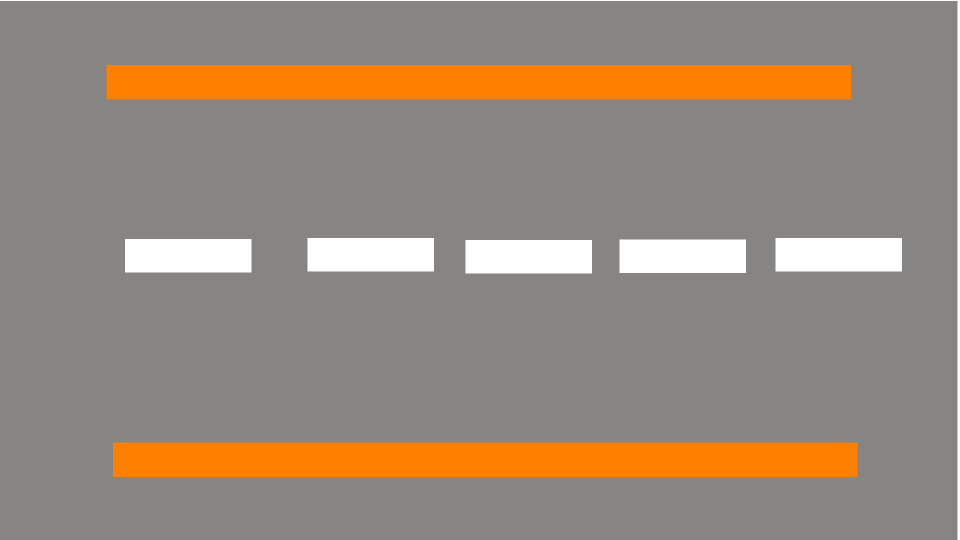
#> input picture examples/va/data/road.jpg, 1920 x 1080 px, found by its file name (shown at 1/2 size)
$ python color_segementation_HSV.py
#> lines starting #> are read from the running program, lines starting #| are printed output that depends on the picture; after the words box and inside, x2 and y2 are one past the last pixel; in counts of white or black regions, pixels touching at a corner belong together
#> further down, img is the input picture: shape (1080, 1920, 3); mean B, G, R 123.6, 137.9, 151.5
#!/usr/bin/env python3

#
# This file is part of the repo: https://github.com/marqinhos/JetRacer_Autonomous_Driving
# If you find the code useful, please cite the Author: Marcos Fernandez Gonzalez
#
# Copyright 2023 The JetRacer Autonomous Driving Author. All Rights Reserved.
#
# Licensed under the AGPL-3.0 License, Version 2.0 (the "License");
# you may not use this file except in compliance with the License.
# You may obtain a copy of the License at
#
#     https://www.gnu.org/licenses/agpl-3.0.html
#
# Unless required by applicable law or agreed to in writing, software
# distributed under the License is distributed on an "AS IS" BASIS,
# WITHOUT WARRANTIES OR CONDITIONS OF ANY KIND, either express or implied.
# See the License for the specific language governing permissions and
# limitations under the License.
# ========================================================================================


import cv2
import matplotlib.pyplot as plt
import numpy as np


class VASegmentation:
    """Class to segmentate using VA
    """

    def __init__(self, shows: bool=False) -> None:
        self.color_dict_HSV = {'black': [(0, 0, 0), (180, 255, 30)],
                                'white': [(0, 0, 231), (180, 18, 255)],
                                'orange': [(1, 190, 200), (18, 255, 255)]}

        self.__show = shows

    def get_lines(self, img: np.ndarray, color: str="orange") -> list:
        """Function to get all lines by means of color segmentation
        Args:
            img (np.ndarray): Image to process
            color (str, optional): Color you want to segment. Defaults to "orange".
        Returns:
            list: List of list, with 4 points of the square like as: [[(x, y), (x+w, y), ...], [], ...]
        """
#> called with color = 'orange'
        hsv_img = cv2.cvtColor(img, cv2.COLOR_RGB2HSV)
#> hsv_img: shape (1080, 1920, 3); mean H, S, V 19.1, 30.4, 151.5
        mask = cv2.inRange(hsv_img, self.color_dict_HSV[color][0], self.color_dict_HSV[color][1])
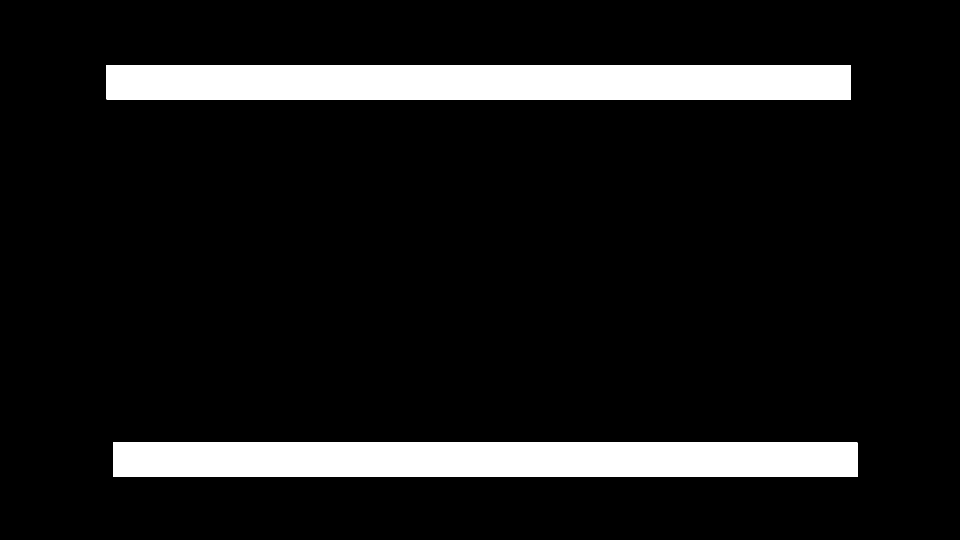
#> mask: shape (1080, 1920) (shown at 1/2 size); 9.9% white; 2 white regions
        #result = cv2.bitwise_and(img, img, mask=mask)
        mask_contours, _ = cv2.findContours(mask, cv2.RETR_EXTERNAL, cv2.CHAIN_APPROX_SIMPLE)
#> mask_contours = 2 contours; box (x1, y1, x2, y2) and area: (226, 885, 1715, 954) 101184, (213, 130, 1702, 199) 101184
        result_list = []
        if len(mask_contours) != 0:
            for mask_contour in mask_contours:
                if cv2.contourArea(mask_contour) > 500:
                    x, y, w, h = cv2.boundingRect(mask_contour)
                    ##                   Pt 1     Pt 2      Pt 3       Pt 4
                    result_list.append([(x, y), (x+w, y), (x, y+h), (x+w, y+h)])
                    if self.__show:
                        font = cv2.FONT_HERSHEY_SIMPLEX
                        cv2.circle(img,(x, y), 10, (0,255,0), -1)
                        cv2.circle(img,(x+w, y), 10, (0,255,0), -1)
                        cv2.circle(img,(x, y+h), 10, (255,0,0), -1)
                        cv2.circle(img,(x+w, y+h), 10, (255,0,0), -1)

                        cv2.rectangle(img, (x, y), (x + w, y + h), (0, 0, 255), 3)
                        cv2.putText(img,'Black',(50,50), font, 1,(0,0,0),2)
#> this loop made 2 passes
#> (mask_contour, x, y, w, h, font) on passes 1 to 2: ([[226, 885], [226, 953], [1714, 953], [1714, 885]], 226, 885, 1489, 69, 0), ([[213, 130], [213, 198], [1701, 198], [1701, 130]], 213, 130, 1489, 69, 0)
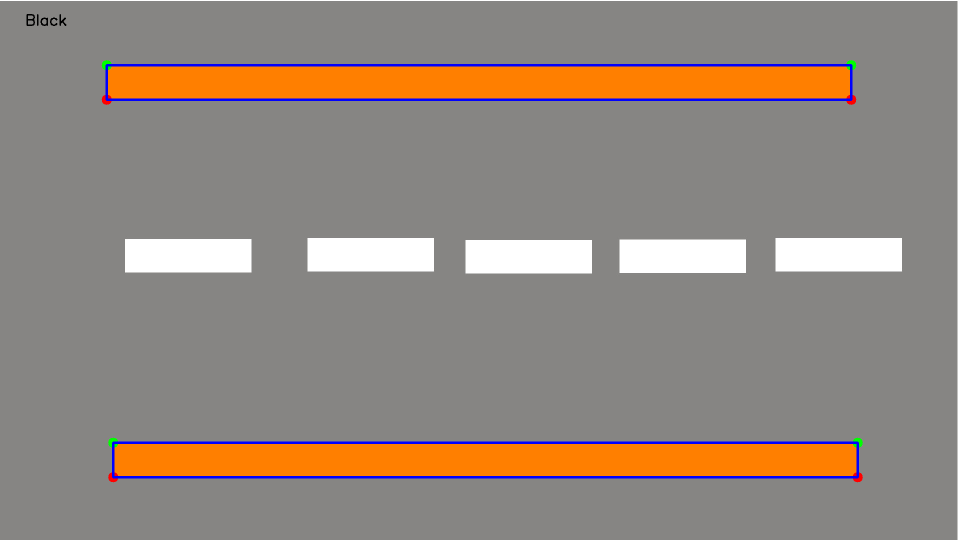
#> img: shape (1080, 1920, 3) (shown at 1/2 size); mean R, G, B 148.5, 135.9, 126.3
#> after the loop, result_list = [[(226, 885), (1715, 885), (226, 954), (1715, 954)], [(213, 130), (1702, 130), (213, 199), (1702, 199)]]
        if self.__show:
            self.__shows_img(img)

    def __shows_img(self, img: np.ndarray) -> None:
        """Function to show a image, using matplotlib
        Args:
            img (np.ndarray): Image you want to show
        """
        plt.imshow(img)
        plt.show()


if __name__ == "__main__":
    img = cv2.imread('/home/marcos/TFG/JetRacer_Autonomous_Driving/va/data/road.jpg')
    img = cv2.cvtColor(img, cv2.COLOR_BGR2RGB)

    seg = VASegmentation(shows=True)
    seg.get_lines(img)
